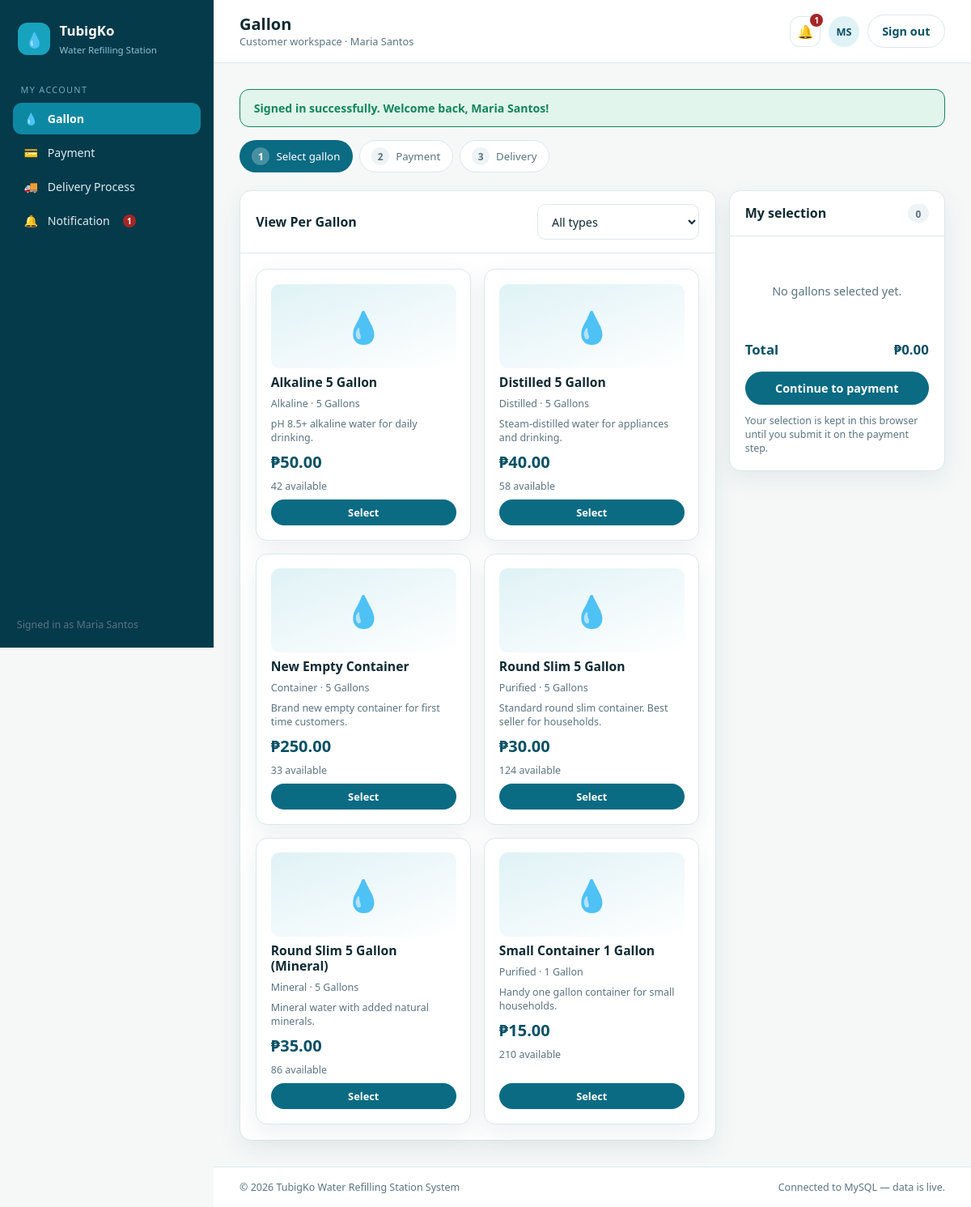
The app's page /customer/gallons.php (signed in) with its own data.
### tables this page shows
CREATE TABLE IF NOT EXISTS users (
  id            INT AUTO_INCREMENT PRIMARY KEY,
  full_name     VARCHAR(100)    NOT NULL,
  username      VARCHAR(50)     NOT NULL UNIQUE,
  email         VARCHAR(100)    NOT NULL UNIQUE,
  password      VARCHAR(255)    NOT NULL,
  phone         VARCHAR(30)     DEFAULT NULL,
  address       TEXT            DEFAULT NULL,
  barangay      VARCHAR(100)    DEFAULT NULL,
  landmark      VARCHAR(150)    DEFAULT NULL,
  role          ENUM('admin','customer') NOT NULL DEFAULT 'customer',
  status        ENUM('active','inactive') NOT NULL DEFAULT 'active',
  created_at    TIMESTAMP       NOT NULL DEFAULT CURRENT_TIMESTAMP
);

CREATE TABLE IF NOT EXISTS gallons (
  id                INT AUTO_INCREMENT PRIMARY KEY,
  code              VARCHAR(20)     NOT NULL UNIQUE,
  name              VARCHAR(150)    NOT NULL,
  water_type        VARCHAR(50)     NOT NULL,
  gallon_size       VARCHAR(30)     NOT NULL,
  price_per_gallon  DECIMAL(10,2)   NOT NULL DEFAULT 0,
  stock             INT             NOT NULL DEFAULT 0,
  description       TEXT            DEFAULT NULL,
  status            ENUM('available','unavailable') NOT NULL DEFAULT 'available',
  created_at        TIMESTAMP       NOT NULL DEFAULT CURRENT_TIMESTAMP,
  updated_at        TIMESTAMP       NOT NULL DEFAULT CURRENT_TIMESTAMP ON UPDATE CURRENT_TIMESTAMP
);

### includes/auth.php (called while the page is built, shortened)
<?php
require_once __DIR__ . '/db.php';
function current_user(): ?array
{
    static $cached = null;
    static $loaded = false;
    if ($loaded) {
        return $cached;
    }
    $loaded = true;
    $cached = db_one('SELECT id, full_name, username, email, phone, address, barangay, landmark, role, status FROM users WHERE id = ?', [$_SESSION['user_id']]);
    return $cached;
}
function require_login(?string $role = null): void
{
    $user = current_user();
}
function flash_all(): array
{
    $flash = $_SESSION['flash'] ?? [];
    return $flash;
}

### includes/db.php (called while the page is built, shortened)
<?php
function db(): PDO
{
    static $pdo = null;
    if ($pdo instanceof PDO) {
        return $pdo;
    }
    $dsn = 'mysql:host=' . DB_HOST . ';port=' . DB_PORT . ';dbname=' . DB_NAME . ';charset=utf8mb4';
    try {
        $pdo = new PDO($dsn, DB_USER, DB_PASS, [
            PDO::ATTR_ERRMODE            => PDO::ERRMODE_EXCEPTION,
            PDO::ATTR_DEFAULT_FETCH_MODE => PDO::FETCH_ASSOC,
            PDO::ATTR_EMULATE_PREPARES   => false,
        ]);
    } catch (PDOException $e) {
        error_log('TubigKo DB connection failed: ' . $e->getMessage());
        http_response_code(500);
        die('The system is temporarily unavailable. Please try again in a moment.');
    }
    return $pdo;
}
function db_query(string $sql, array $params = []): array
{
    try {
        $stmt = db()->prepare($sql);
        $stmt->execute($params);
        return $stmt->fetchAll();
    } catch (PDOException $e) {
        error_log('TubigKo query failed: ' . $e->getMessage() . ' | SQL: ' . $sql);
        return [];
    }
}
function db_one(string $sql, array $params = []): ?array
{
    $rows = db_query($sql, $params);
    return $rows[0] ?? null;
}
function e(?string $value): string
{
    return htmlspecialchars((string)$value, ENT_QUOTES, 'UTF-8');
}

### includes/data.php (called while the page is built, shortened)
<?php
require_once __DIR__ . '/db.php';
function peso($n) { return "&#8369;" . number_format((float)$n, 2); }
function load_gallons(): array
{
    $rows = db_query('SELECT * FROM gallons ORDER BY name ASC');
    return array_map(function ($g) {
        return [
            'db_id' => (int)$g['id'],
            'id'    => $g['code'],
            'name'  => $g['name'],
            'type'  => $g['water_type'],
            'size'  => $g['gallon_size'],
            'price' => (float)$g['price_per_gallon'],
            'stock' => (int)$g['stock'],
            'desc'  => $g['description'],
            'status' => $g['status'],
        ];
    }, $rows);
}

### customer/gallons.php (the view, shortened to what this page needs)
<?php
$BASE = '..'; $ROLE = 'customer'; $PAGE_TITLE = 'Gallon';
require_once __DIR__ . '/../includes/auth.php';
require_login('customer');
require_once __DIR__ . '/../includes/data.php';
include __DIR__ . '/../includes/header.php';
$GALLONS = load_gallons();
?>
<div class="stepper">
  <div class="step is-active"><b>1</b> Select gallon</div>
  <div class="step"><b>2</b> Payment</div>
  <div class="step"><b>3</b> Delivery</div>
</div>
<div class="grid" style="grid-template-columns:minmax(0,2.2fr) minmax(260px,1fr)">
  <section class="card">
    <div class="card__head">
      <h3>View Per Gallon</h3>
      <div class="spacer toolbar">
        <select id="typeFilter">
          <option value="">All types</option>
        </select>
      </div>
    </div>
    <div class="card__body grid grid--cards" id="gallonGrid">
      <?php foreach ($GALLONS as $g):
        $item = json_encode(['id'=>$g['db_id'],'name'=>$g['name'],'price'=>$g['price']], JSON_HEX_APOS | JSON_HEX_QUOT | JSON_HEX_TAG); ?>
        <article class="gcard" data-type="<?= e($g['type']) ?>">
          <div class="gcard__art">&#128167;</div>
          <h4><?= e($g['name']) ?></h4>
          <p class="gcard__meta"><?= e($g['type']) ?> &middot; <?= e($g['size']) ?></p>
          <p class="gcard__meta"><?= e($g['desc']) ?></p>
          <p class="gcard__price"><?= peso($g['price']) ?></p>
          <p class="gcard__meta"><?= $g['stock'] ?> available</p>
          <?php if ($g['stock'] > 0 && $g['status'] === 'available'): ?>
            <button class="btn btn--sm" data-add-gallon='<?= $item ?>'>Select</button>
          <?php else: ?>
            <button class="btn btn--sm" disabled>Out of stock</button>
          <?php endif; ?>
        </article>
      <?php endforeach; ?>
    </div>
  </section>
  <aside class="card" style="align-self:start;position:sticky;top:88px">
    <div class="card__head"><h3>My selection</h3><span class="spacer badge" id="cartCount">0</span></div>
    <div class="card__body">
      <div id="cartLines"></div>
      <div class="cart-total"><span>Total</span><span id="cartTotal">&#8369;0.00</span></div>
      <a class="btn btn--block" href="payment.php" style="margin-top:1rem">Continue to payment</a>
      <p class="muted" style="font-size:.78rem;margin-top:.7rem">Your selection is kept in this browser until you submit it on the payment step.</p>
    </div>
  </aside>
</div>
<?php include __DIR__ . '/../includes/footer.php'; ?>

### includes/header.php (shortened to what this page needs)
<?php
require_once __DIR__ . '/auth.php';
require_once __DIR__ . '/data.php';
$BASE = $BASE ?? '.';
$PAGE_TITLE = $PAGE_TITLE ?? 'Dashboard';
$ROLE = $ROLE ?? 'admin';
$__me = current_user();
$__initials = 'U';
if ($__me && trim($__me['full_name']) !== '') {
    $__parts = preg_split('/\s+/', trim($__me['full_name']));
    $__initials = strtoupper(substr($__parts[0], 0, 1) . substr(end($__parts), 0, 1));
}
$__unread = $__me ? (int)(db_one(
    'SELECT COUNT(*) AS c FROM notifications WHERE (user_id = ? OR user_id IS NULL) AND is_read = 0',
    [$__me['id']]
)['c'] ?? 0) : 0;
?>
<!DOCTYPE html>
<html lang="en">
<head>
<link rel="stylesheet" href="<?= $BASE ?>/assets/css/style.css">
</head>
<body class="app">
<div class="layout">
<?php include __DIR__ . '/sidebar.php'; ?>
  <main class="main">
    <header class="topbar">
      <div>
        <h1 class="topbar__title"><?= htmlspecialchars($PAGE_TITLE) ?></h1>
        <p class="topbar__sub"><?= $ROLE === 'admin' ? 'Administrator workspace' : 'Customer workspace' ?><?= $__me ? ' &middot; ' . e($__me['full_name']) : '' ?></p>
      </div>
      <div class="topbar__right">
        <a class="icon-btn" href="<?= $BASE ?>/<?= $ROLE ?>/notifications.php" aria-label="Notifications" style="position:relative">
          &#128276;<?php if ($__unread > 0): ?><span class="notif-count"><?= $__unread > 9 ? '9+' : $__unread ?></span><?php endif; ?>
        </a>
        <div class="avatar" aria-hidden="true"><?= e($__initials) ?></div>
        <a class="btn btn--ghost" href="<?= $BASE ?>/logout.php">Sign out</a>
      </div>
    </header>
    <div class="content">
      <?php foreach (flash_all() as $type => $msg): ?>
        <div class="flash flash--<?= e($type) ?>"><?= e($msg) ?></div>
      <?php endforeach; ?>

### includes/sidebar.php
<?php
$current = basename($_SERVER['PHP_SELF']);
$adminNav = [
  ['dashboard.php','Dashboard','&#9632;'],
  ['customers.php','Manage Customer Account','&#128100;'],
  ['gallons.php','Manage Gallons','&#128167;'],
  ['payments.php','Manage Payment','&#128179;'],
  ['deliveries.php','Manage Delivery Process','&#128666;'],
  ['notifications.php','Manage Notification','&#128276;'],
];
$customerNav = [
  ['gallons.php','Gallon','&#128167;'],
  ['payment.php','Payment','&#128179;'],
  ['delivery.php','Delivery Process','&#128666;'],
  ['notifications.php','Notification','&#128276;'],
];
$nav = $ROLE === 'admin' ? $adminNav : $customerNav;
?>
<aside class="side" id="sidebar">
  <a class="brand" href="<?= $BASE ?>/index.php">
    <span class="brand__mark">&#128167;</span>
    <span>
      <strong>TubigKo</strong>
      <small>Water Refilling Station</small>
    </span>
  </a>
  <nav class="nav">
    <p class="nav__label"><?= $ROLE === 'admin' ? 'Administration' : 'My Account' ?></p>
    <?php foreach ($nav as $item): ?>
      <a class="nav__link<?= $current === $item[0] ? ' is-active' : '' ?>" href="<?= $BASE ?>/<?= $ROLE ?>/<?= $item[0] ?>">
        <span class="nav__icon"><?= $item[2] ?></span><?= $item[1] ?><?php if ($item[0] === 'notifications.php' && !empty($__unread)): ?><span class="notif-count" style="position:static;margin-left:.4rem"><?= $__unread > 9 ? '9+' : $__unread ?></span><?php endif; ?>
      </a>
    <?php endforeach; ?>
  </nav>
  <div class="side__foot">
    <span class="muted" style="font-size:.78rem;padding:0 .3rem">Signed in as <?= isset($__me) && $__me ? e($__me['full_name']) : '' ?></span>
  </div>
</aside>

### records on screen
users: full_name "Maria Santos", full_name "MS"
gallons: name "Alkaline 5 Gallon", water_type "Alkaline", gallon_size "5 Gallons", description "pH 8.5+ alkaline water for daily drinking.", price "₱50.00", stock "42"
gallons: name "Distilled 5 Gallon", water_type "Distilled", gallon_size "5 Gallons", description "Steam-distilled water for appliances and drinking.", price "₱40.00", stock "58"
gallons: name "New Empty Container", water_type "Container", gallon_size "5 Gallons", description "Brand new empty container for first time customers.", price "₱250.00", stock "33"
gallons: name "Round Slim 5 Gallon", water_type "Purified", gallon_size "5 Gallons", description "Standard round slim container. Best seller for households.", price "₱30.00", stock "124"
gallons: name "Round Slim 5 Gallon (Mineral)", water_type "Mineral", gallon_size "5 Gallons", description "Mineral water with added natural minerals.", price "₱35.00", stock "86"
gallons: name "Small Container 1 Gallon", water_type "Purified", gallon_size "1 Gallon", description "Handy one gallon container for small households.", price "₱15.00", stock "210"

### other values on screen
$item[2] "💧"
$item[1] "Gallon"
$item[2] "💳"
$item[1] "Payment"
$item[2] "🚚"
$item[1] "Delivery Process"
$item[2] "🔔"
$item[1] "Notification"
$__unread "1"
$PAGE_TITLE "Gallon"
$msg "Signed in successfully. Welcome back, Maria Santos!"
